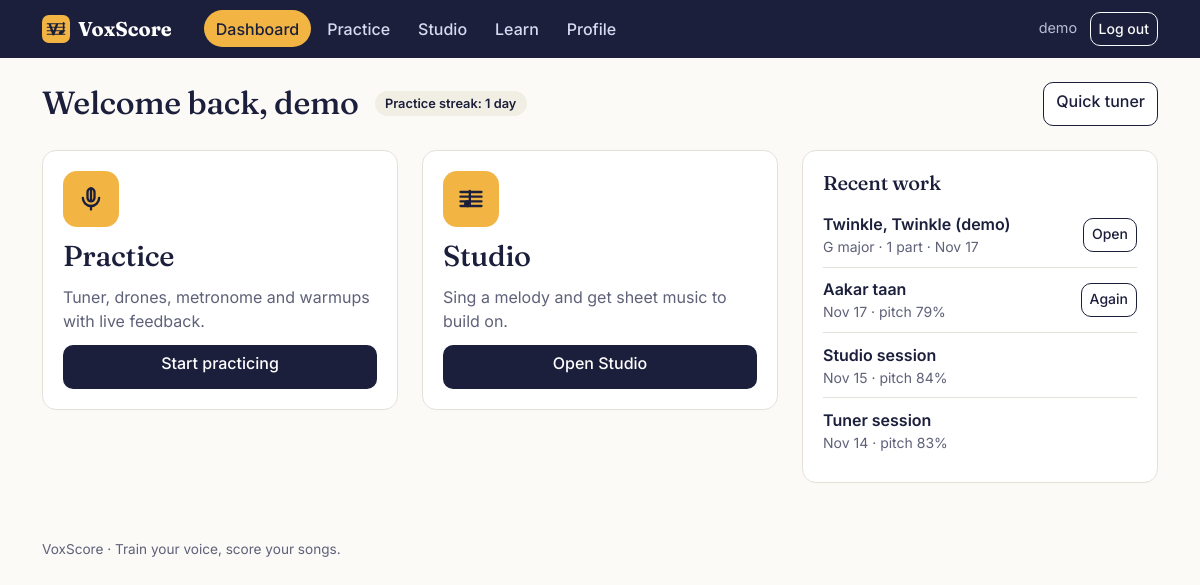
The page /dashboard/ (signed in) on the database its author committed.
### voxscore/models.py (models this page shows, shortened)
class Score(models.Model):
    user = models.ForeignKey(settings.AUTH_USER_MODEL, on_delete=models.CASCADE,
                             related_name="scores")
    title = models.CharField(max_length=120, default="Untitled song")
    tempo_bpm = models.PositiveSmallIntegerField(default=96)
    beats_per_bar = models.PositiveSmallIntegerField(default=4)
    beat_unit = models.PositiveSmallIntegerField(default=4)
    key_name = models.CharField(max_length=20, blank=True)
    created = models.DateTimeField(auto_now_add=True)
    updated = models.DateTimeField(auto_now=True)
    class Meta:
        ordering = ["-updated"]
    def get_absolute_url(self):
        return reverse("score-editor", args=[self.pk])

class PracticeSession(models.Model):
    class Kind(models.TextChoices):
        TUNER = "tuner", "Tuner"
        WARMUP = "warmup", "Warmup"
        STUDIO = "studio", "Studio"
    user = models.ForeignKey(settings.AUTH_USER_MODEL, on_delete=models.CASCADE,
                             related_name="practice_sessions")
    kind = models.CharField(max_length=10, choices=Kind.choices)
    warmup = models.ForeignKey(WarmupExercise, null=True, blank=True, on_delete=models.SET_NULL)
    created = models.DateTimeField(auto_now_add=True)
    seconds = models.PositiveIntegerField(default=0)
    pitch_accuracy = models.FloatField(null=True, blank=True)
    rhythm_accuracy = models.FloatField(null=True, blank=True)
    tone_stability = models.FloatField(null=True, blank=True)
    coach_feedback = models.TextField(blank=True)
    class Meta:
        ordering = ["-created"]

class WarmupExercise(models.Model):
    class Tradition(models.TextChoices):
        ACAPPELLA = "acappella", "A cappella"
        WESTERN = "western", "Western"
        INDIAN = "indian", "Indian classical"
        OTHER = "other", "Other global"
    class Focus(models.TextChoices):
        RANGE = "range", "Range"
        BREATH = "breath", "Breath"
        AGILITY = "agility", "Agility"
        BLEND = "blend", "Blend and tuning"
        RESONANCE = "resonance", "Resonance"
    name = models.CharField(max_length=80)
    slug = models.SlugField(unique=True)
    tradition = models.CharField(max_length=12, choices=Tradition.choices)
    focus = models.CharField(max_length=12, choices=Focus.choices)
    minutes = models.PositiveSmallIntegerField(default=3)
    instructions = models.TextField()
    pattern = models.JSONField(default=list)
    syllables = models.CharField(max_length=200, blank=True)
    default_start = models.PositiveSmallIntegerField(default=60)
    steps = models.PositiveSmallIntegerField(default=5)
    tempo_bpm = models.PositiveSmallIntegerField(default=80)
    class Meta:
        ordering = ["tradition", "name"]
    def get_absolute_url(self):
        return reverse("warmup-session", args=[self.slug])

### voxscore/views.py (the view)
# urls.py: path("dashboard/", views.dashboard, name="dashboard"),
@login_required
def dashboard(request):
    recent_scores = Score.objects.filter(user=request.user).annotate(n_parts=Count("parts"))[:3]
    recent_sessions = (PracticeSession.objects.filter(user=request.user)
                       .select_related("warmup")[:3])
    return render(request, "voxscore/dashboard.html", {
        "active": "dashboard",
        "recent_scores": recent_scores,
        "recent_sessions": recent_sessions,
        "streak": practice_streak(request.user),
    })

### voxscore/views.py (called while the page is built)
def practice_streak(user, today=None):
    today = today or timezone.localdate()
    days = set(
        timezone.localtime(dt).date()
        for dt in PracticeSession.objects.filter(
            user=user, created__date__gte=today - timedelta(days=366)
        ).values_list("created", flat=True)
    )
    day = today if today in days else today - timedelta(days=1)
    streak = 0
    while day in days:
        streak += 1
        day -= timedelta(days=1)
    return streak

### templates/voxscore/dashboard.html (shortened to what this page needs)
{% extends "base.html" %}
{% block content %}
<div class="d-flex flex-wrap align-items-center gap-3 mb-4">
  <h1 class="vx-page-title mb-0">Welcome back, {{ user.get_username }}</h1>
  <span class="vx-pill">Practice streak: {{ streak }} day{{ streak|pluralize }}</span>
  <a class="btn btn-outline-vx ms-auto" href="{% url 'tuner' %}">Quick tuner</a>
</div>
<div class="row g-4">
  <div class="col-lg-8">
    <div class="row g-4">
      <div class="col-md-6">
        <div class="vx-card vx-big-card h-100">
          <div class="vx-icon" aria-hidden="true">
            <svg width="28" height="28" viewBox="0 0 24 24" fill="none" stroke="#1B1F3B" stroke-width="2" stroke-linecap="round"><path d="M12 3v10"/><rect x="9" y="3" width="6" height="11" rx="3"/><path d="M5 11a7 7 0 0 0 14 0"/><path d="M12 18v3"/></svg>
          </div>
          <h2>Practice</h2>
          <p class="vx-sub mb-0">Tuner, drones, metronome and warmups with live feedback.</p>
          <a class="btn btn-vx mt-auto" href="{% url 'tuner' %}">Start practicing</a>
        </div>
      </div>
      <div class="col-md-6">
        <div class="vx-card vx-big-card h-100">
          <div class="vx-icon" aria-hidden="true">
            <svg width="28" height="28" viewBox="0 0 24 24" fill="none" stroke="#1B1F3B" stroke-width="2" stroke-linecap="round"><path d="M3 6h18M3 10h18M3 14h18M3 18h18"/><circle cx="9" cy="16" r="2" fill="#1B1F3B"/><path d="M11 16V5"/></svg>
          </div>
          <h2>Studio</h2>
          <p class="vx-sub mb-0">Sing a melody and get sheet music to build on.</p>
          <a class="btn btn-vx mt-auto" href="{% url 'studio-record' %}">Open Studio</a>
        </div>
      </div>
    </div>
  </div>
  <div class="col-lg-4">
    <div class="vx-card h-100">
      <h2 class="h5">Recent work</h2>
      {% for score in recent_scores %}
        <div class="vx-list-row">
          <div class="flex-grow-1">
            <div class="fw-semibold">{{ score.title }}</div>
            <div class="small vx-sub">{{ score.key_name|default:"Key not set" }} · {{ score.n_parts }} part{{ score.n_parts|pluralize }} · {{ score.updated|date:"M j" }}</div>
          </div>
          <a class="btn btn-sm btn-outline-vx" href="{{ score.get_absolute_url }}">Open</a>
        </div>
      {% endfor %}
      {% for s in recent_sessions %}
        <div class="vx-list-row">
          <div class="flex-grow-1">
            <div class="fw-semibold">{% if s.warmup %}{{ s.warmup.name }}{% else %}{{ s.get_kind_display }} session{% endif %}</div>
            <div class="small vx-sub">{{ s.created|date:"M j" }}{% if s.pitch_accuracy is not None %} · pitch {{ s.pitch_accuracy|floatformat:0 }}%{% endif %}</div>
          </div>
          {% if s.warmup %}<a class="btn btn-sm btn-outline-vx" href="{{ s.warmup.get_absolute_url }}">Again</a>{% endif %}
        </div>
      {% endfor %}
    </div>
  </div>
</div>
{% endblock %}

### templates/base.html (shortened to what this page needs)
{% load static %}
<!DOCTYPE html>
<html lang="en">
<head>
  <link rel="stylesheet" href="https://cdn.jsdelivr.net/npm/bootstrap@5.3.2/dist/css/bootstrap.min.css">
  <link rel="stylesheet" href="{% static 'css/voxscore.css' %}">
</head>
<body class="{% block body_class %}{% endblock %}">
<header class="vx-nav">
  <div class="container-xl d-flex align-items-center flex-wrap gap-2">
    <a class="vx-brand" href="{% if user.is_authenticated %}{% url 'dashboard' %}{% else %}{% url 'home' %}{% endif %}">
      <img src="{% static 'img/voxscore-logo.svg' %}" alt="" width="28" height="28">
      <span>VoxScore</span>
    </a>
    {% if user.is_authenticated %}
      <nav class="vx-links" aria-label="Main">
        <a href="{% url 'dashboard' %}" {% if active == 'dashboard' %}aria-current="page"{% endif %}>Dashboard</a>
        <a href="{% url 'tuner' %}" {% if active == 'practice' %}aria-current="page"{% endif %}>Practice</a>
        <a href="{% url 'studio-record' %}" {% if active == 'studio' %}aria-current="page"{% endif %}>Studio</a>
        <a href="{% url 'learn-home' %}" {% if active == 'learn' %}aria-current="page"{% endif %}>Learn</a>
        <a href="{% url 'profile' %}" {% if active == 'profile' %}aria-current="page"{% endif %}>Profile</a>
      </nav>
      <form class="ms-auto" method="post" action="{% url 'logout' %}">
        <span class="vx-user me-2">{{ user.get_username }}</span>
        <button class="btn btn-sm btn-outline-light" type="submit">Log out</button>
      </form>
    {% else %}
      <div class="ms-auto d-flex gap-2">
        <a class="btn btn-sm btn-outline-light" href="{% url 'login' %}">Log in</a>
        <a class="btn btn-sm vx-btn-accent" href="{% url 'signup' %}">Sign up</a>
      </div>
    {% endif %}
  </div>
</header>
<main class="container-xl py-4">
  {% block content %}{% endblock %}
</main>
<footer class="vx-footer">
  <div class="container-xl">VoxScore · Train your voice, score your songs.</div>
</footer>
</body>
</html>

### static/css/voxscore.css (style rules this page uses)
:root { --vx-ink: #1B1F3B; --vx-ink-2: #2B3160; --vx-accent: #F2B544; --vx-accent-dark: #B97F0B; --vx-paper: #FBFAF7; --vx-card: #FFFFFF; --vx-line: #E4E1D8; --vx-muted: #5E6178; --vx-good: #1E7F5A; --vx-warn: #B5531B; --vx-radius: 14px; --bs-body-font-family: "Inter", system-ui, -apple-system, "Segoe UI", sans-serif; }
body { background: var(--vx-paper); color: var(--vx-ink); }
h1, h2, h3, .vx-display { font-family: "Fraunces", Georgia, serif; letter-spacing: -0.01em; }
a { color: var(--vx-ink-2); }
.vx-nav { background: var(--vx-ink); color: #fff; padding: .65rem 0; position: sticky; top: 0; z-index: 20; }
.vx-brand { display: flex; align-items: center; gap: .5rem; color: #fff; text-decoration: none; font-family: "Fraunces", serif; font-weight: 700; font-size: 1.25rem; margin-right: 1.5rem; }
.vx-links { display: flex; gap: .25rem; flex-wrap: wrap; }
.vx-links a { color: #D7DAF0; text-decoration: none; padding: .4rem .75rem; border-radius: 999px; font-weight: 500; }
.vx-links a[aria-current="page"] { color: var(--vx-ink); background: var(--vx-accent); }
.vx-user { color: #B9BCD6; font-size: .9rem; }
.vx-footer { color: var(--vx-muted); font-size: .85rem; padding: 2rem 0; }
.btn { border-radius: 10px; min-height: 44px; font-weight: 500; }
.btn-sm { min-height: 34px; }
.btn-vx { background: var(--vx-ink); color: #fff; border: 0; }
.btn-outline-vx { border: 1.5px solid var(--vx-ink); color: var(--vx-ink); background: #fff; }
.vx-card { background: var(--vx-card); border: 1px solid var(--vx-line); border-radius: var(--vx-radius); padding: 1.25rem; }
.vx-page-title { font-size: 2rem; margin-bottom: .25rem; }
.vx-sub { color: var(--vx-muted); }
.vx-pill { display: inline-block; padding: .2rem .65rem; border-radius: 999px; background: #F1EEE4; font-size: .8rem; font-weight: 600; }
.vx-big-card { display: flex; flex-direction: column; gap: .75rem; min-height: 260px; }
.vx-big-card .vx-icon { width: 56px; height: 56px; border-radius: 14px; background: var(--vx-accent); display: grid; place-items: center; }
.vx-big-card h2 { font-size: 1.8rem; margin: 0; }
.vx-list-row { display: flex; align-items: center; gap: .75rem; padding: .6rem 0; border-bottom: 1px solid var(--vx-line); }
.vx-list-row:last-child { border-bottom: 0; }

### rows shown on the page
Score: title "Twinkle, Twinkle (demo)", key_name "G major", n_parts "1", updated "Nov 17"
PracticeSession: warmup.name "Aakar taan", created "Nov 17", pitch_accuracy "79"
PracticeSession: kind "Studio", created "Nov 15", pitch_accuracy "84"
PracticeSession: kind "Tuner", created "Nov 14", pitch_accuracy "83"

### other values the page prints
{{ user.get_username }} "demo"
{{ streak }} "1"
